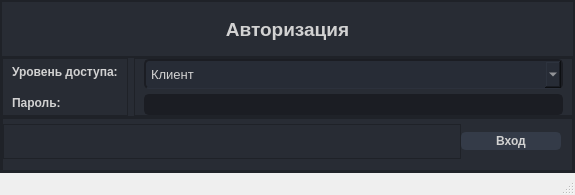
<?xml version="1.0" encoding="UTF-8"?>
<ui version="4.0">
 <class>MainWindow</class>
 <widget class="QMainWindow" name="MainWindow">
  <property name="geometry">
   <rect>
    <x>0</x>
    <y>0</y>
    <width>575</width>
    <height>195</height>
   </rect>
  </property>
  <property name="windowTitle">
   <string>MainWindow</string>
  </property>
  <property name="styleSheet">
   <string notr="true">background-color: rgb(40, 44, 52);
QToolTip {
	color: #ffffff;
	background-color: rgba(27, 29, 35, 160);
	border: 1px solid rgb(40, 40, 40);
	border-radius: 2px;
}</string>
  </property>
  <widget class="QWidget" name="centralwidget">
   <property name="styleSheet">
    <string notr="true">background-color: rgb(40, 44, 52);
color: rgb(210, 210, 210);</string>
   </property>
   <layout class="QVBoxLayout" name="verticalLayout">
    <property name="spacing">
     <number>0</number>
    </property>
    <property name="leftMargin">
     <number>0</number>
    </property>
    <property name="topMargin">
     <number>0</number>
    </property>
    <property name="rightMargin">
     <number>0</number>
    </property>
    <property name="bottomMargin">
     <number>0</number>
    </property>
    <item>
     <widget class="QFrame" name="frame">
      <property name="styleSheet">
       <string notr="true">background-color: rgb(40, 44, 52);

/* LINE EDIT */
QLineEdit {
	background-color: rgb(27, 29, 35);
	border-radius: 5px;
	border: 2px solid rgb(27, 29, 35);
	padding-left: 10px;
}
QLineEdit:hover {
	border: 2px solid rgb(64, 71, 88);
}
QLineEdit:focus {
	border: 2px solid rgb(91, 101, 124);
}

/* SCROLL BARS */
QScrollBar:horizontal {
    border: none;
    background: rgb(52, 59, 72);
    height: 14px;
    margin: 0px 21px 0 21px;
	border-radius: 0px;
}
QScrollBar::handle:horizontal {
    background: rgb(85, 170, 255);
    min-width: 25px;
	border-radius: 7px
}
QScrollBar::add-line:horizontal {
    border: none;
    background: rgb(55, 63, 77);
    width: 20px;
	border-top-right-radius: 7px;
    border-bottom-right-radius: 7px;
    subcontrol-position: right;
    subcontrol-origin: margin;
}
QScrollBar::sub-line:horizontal {
    border: none;
    background: rgb(55, 63, 77);
    width: 20px;
	border-top-left-radius: 7px;
    border-bottom-left-radius: 7px;
    subcontrol-position: left;
    subcontrol-origin: margin;
}
QScrollBar::up-arrow:horizontal, QScrollBar::down-arrow:horizontal
{
     background: none;
}
QScrollBar::add-page:horizontal, QScrollBar::sub-page:horizontal
{
     background: none;
}
 QScrollBar:vertical {
	border: none;
    background: rgb(52, 59, 72);
    width: 14px;
    margin: 21px 0 21px 0;
	border-radius: 0px;
 }
 QScrollBar::handle:vertical {	
	background: rgb(85, 170, 255);
    min-height: 25px;
	border-radius: 7px
 }
 QScrollBar::add-line:vertical {
     border: none;
    background: rgb(55, 63, 77);
     height: 20px;
	border-bottom-left-radius: 7px;
    border-bottom-right-radius: 7px;
     subcontrol-position: bottom;
     subcontrol-origin: margin;
 }
 QScrollBar::sub-line:vertical {
	border: none;
    background: rgb(55, 63, 77);
     height: 20px;
	border-top-left-radius: 7px;
    border-top-right-radius: 7px;
     subcontrol-position: top;
     subcontrol-origin: margin;
 }
 QScrollBar::up-arrow:vertical, QScrollBar::down-arrow:vertical {
     background: none;
 }

 QScrollBar::add-page:vertical, QScrollBar::sub-page:vertical {
     background: none;
 }

/* CHECKBOX */
QCheckBox::indicator {
    border: 3px solid rgb(52, 59, 72);
	width: 15px;
	height: 15px;
	border-radius: 10px;
    background: rgb(44, 49, 60);
}
QCheckBox::indicator:hover {
    border: 3px solid rgb(58, 66, 81);
}
QCheckBox::indicator:checked {
    background: 3px solid rgb(52, 59, 72);
	border: 3px solid rgb(52, 59, 72);	
	background-image: url(:/16x16/icons/16x16/cil-check-alt.png);
}

/* RADIO BUTTON */
QRadioButton::indicator {
    border: 3px solid rgb(52, 59, 72);
	width: 15px;
	height: 15px;
	border-radius: 10px;
    background: rgb(44, 49, 60);
}
QRadioButton::indicator:hover {
    border: 3px solid rgb(58, 66, 81);
}
QRadioButton::indicator:checked {
    background: 3px solid rgb(94, 106, 130);
	border: 3px solid rgb(52, 59, 72);	
}

/* COMBOBOX */
QComboBox{
	background-color: rgb(27, 29, 35);
	border-radius: 5px;
	border: 2px solid rgb(27, 29, 35);
	padding: 5px;
	padding-left: 10px;
}
QComboBox:hover{
	border: 2px solid rgb(64, 71, 88);
}
QComboBox::drop-down {
	subcontrol-origin: padding;
	subcontrol-position: top right;
	width: 25px; 
	border-left-width: 3px;
	border-left-color: rgba(39, 44, 54, 150);
	border-left-style: solid;
	border-top-right-radius: 3px;
	border-bottom-right-radius: 3px;	
	background-image: url(:/16x16/icons/16x16/cil-arrow-bottom.png);
	background-position: center;
	background-repeat: no-reperat;
 }
QComboBox QAbstractItemView {
	color: rgb(85, 170, 255);	
	background-color: rgb(27, 29, 35);
	padding: 10px;
	selection-background-color: rgb(39, 44, 54);
}

/* SLIDERS */
QSlider::groove:horizontal {
    border-radius: 9px;
    height: 18px;
	margin: 0px;
	background-color: rgb(52, 59, 72);
}
QSlider::groove:horizontal:hover {
	background-color: rgb(55, 62, 76);
}
QSlider::handle:horizontal {
    background-color: rgb(85, 170, 255);
    border: none;
    height: 18px;
    width: 18px;
    margin: 0px;
	border-radius: 9px;
}
QSlider::handle:horizontal:hover {
    background-color: rgb(105, 180, 255);
}
QSlider::handle:horizontal:pressed {
    background-color: rgb(65, 130, 195);
}

QSlider::groove:vertical {
    border-radius: 9px;
    width: 18px;
    margin: 0px;
	background-color: rgb(52, 59, 72);
}
QSlider::groove:vertical:hover {
	background-color: rgb(55, 62, 76);
}
QSlider::handle:vertical {
    background-color: rgb(85, 170, 255);
	border: none;
    height: 18px;
    width: 18px;
    margin: 0px;
	border-radius: 9px;
}
QSlider::handle:vertical:hover {
    background-color: rgb(105, 180, 255);
}
QSlider::handle:vertical:pressed {
    background-color: rgb(65, 130, 195);
}

</string>
      </property>
      <property name="frameShape">
       <enum>QFrame::StyledPanel</enum>
      </property>
      <property name="frameShadow">
       <enum>QFrame::Raised</enum>
      </property>
      <layout class="QVBoxLayout" name="verticalLayout_2">
       <property name="spacing">
        <number>0</number>
       </property>
       <property name="leftMargin">
        <number>0</number>
       </property>
       <property name="topMargin">
        <number>0</number>
       </property>
       <property name="rightMargin">
        <number>0</number>
       </property>
       <property name="bottomMargin">
        <number>0</number>
       </property>
       <item>
        <widget class="QFrame" name="frame_2">
         <property name="styleSheet">
          <string notr="true">background-color: rgb(40, 44, 52);</string>
         </property>
         <property name="frameShape">
          <enum>QFrame::StyledPanel</enum>
         </property>
         <property name="frameShadow">
          <enum>QFrame::Raised</enum>
         </property>
         <layout class="QVBoxLayout" name="verticalLayout_3">
          <property name="leftMargin">
           <number>0</number>
          </property>
          <property name="topMargin">
           <number>0</number>
          </property>
          <property name="rightMargin">
           <number>0</number>
          </property>
          <property name="bottomMargin">
           <number>0</number>
          </property>
          <item>
           <widget class="QLabel" name="label">
            <property name="font">
             <font>
              <pointsize>14</pointsize>
              <weight>75</weight>
              <bold>true</bold>
             </font>
            </property>
            <property name="text">
             <string>Авторизация</string>
            </property>
            <property name="alignment">
             <set>Qt::AlignCenter</set>
            </property>
           </widget>
          </item>
         </layout>
        </widget>
       </item>
       <item>
        <widget class="QFrame" name="frame_3">
         <property name="frameShape">
          <enum>QFrame::StyledPanel</enum>
         </property>
         <property name="frameShadow">
          <enum>QFrame::Raised</enum>
         </property>
         <layout class="QHBoxLayout" name="horizontalLayout">
          <property name="leftMargin">
           <number>0</number>
          </property>
          <property name="topMargin">
           <number>0</number>
          </property>
          <property name="rightMargin">
           <number>0</number>
          </property>
          <property name="bottomMargin">
           <number>0</number>
          </property>
          <item>
           <widget class="QFrame" name="frame_4">
            <property name="frameShape">
             <enum>QFrame::StyledPanel</enum>
            </property>
            <property name="frameShadow">
             <enum>QFrame::Raised</enum>
            </property>
            <layout class="QVBoxLayout" name="verticalLayout_4">
             <property name="spacing">
              <number>5</number>
             </property>
             <property name="topMargin">
              <number>0</number>
             </property>
             <property name="bottomMargin">
              <number>0</number>
             </property>
             <item>
              <widget class="QLabel" name="label_2">
               <property name="font">
                <font>
                 <pointsize>9</pointsize>
                 <weight>75</weight>
                 <bold>true</bold>
                </font>
               </property>
               <property name="text">
                <string>Уровень доступа:</string>
               </property>
              </widget>
             </item>
             <item>
              <widget class="QLabel" name="label_3">
               <property name="font">
                <font>
                 <pointsize>9</pointsize>
                 <weight>75</weight>
                 <bold>true</bold>
                </font>
               </property>
               <property name="text">
                <string>Пароль:</string>
               </property>
              </widget>
             </item>
            </layout>
           </widget>
          </item>
          <item>
           <widget class="QFrame" name="frame_5">
            <property name="frameShape">
             <enum>QFrame::StyledPanel</enum>
            </property>
            <property name="frameShadow">
             <enum>QFrame::Raised</enum>
            </property>
            <layout class="QVBoxLayout" name="verticalLayout_5">
             <property name="spacing">
              <number>5</number>
             </property>
             <property name="topMargin">
              <number>0</number>
             </property>
             <property name="bottomMargin">
              <number>0</number>
             </property>
             <item>
              <widget class="QComboBox" name="comboBox">
               <property name="font">
                <font>
                 <pointsize>10</pointsize>
                </font>
               </property>
               <property name="styleSheet">
                <string notr="true">QComboBox {	
	background-color: rgb(39, 44, 54);
	padding: 5px;
	border-radius: 5px;
	gridline-color: rgb(44, 49, 60);
	border-bottom: 1px solid rgb(44, 49, 60);
}
QComboBox::section{	
	background-color: rgb(39, 44, 54);
	padding: 10px;
	border-radius: 5px;
	gridline-color: rgb(44, 49, 60);
	border-bottom: 1px solid rgb(44, 49, 60);
}
QComboBox::item{
	border-color: rgb(44, 49, 60);
	padding-left: 5px;
	padding-right: 5px;
	gridline-color: rgb(44, 49, 60);
}
QComboBox::title{
	border-color: rgb(44, 49, 60);
	padding-left: 5px;
	padding-right: 5px;
	gridline-color: rgb(44, 49, 60);
}
QComboBox::item:selected{
	background-color: rgb(85, 170, 255);
}
QComboBox::horizontalHeader {	
	background-color: rgb(81, 255, 0);
}

QComboBox:hover{
	border: 2px solid rgb(64, 71, 88);
}
QComboBox::drop-down {
	subcontrol-origin: padding;
	subcontrol-position: top right;
	width: 25px; 
	border-left-width: 3px;
	border-left-color: rgba(39, 44, 54, 150);
	border-left-style: solid;
	border-top-right-radius: 3px;
	border-bottom-right-radius: 3px;	
	background-image: url(:/16x16/icons/16x16/cil-arrow-bottom.png);
	background-position: center;
	background-repeat: no-reperat;
 }
QComboBox QAbstractItemView {
	color: rgb(85, 170, 255);	
	background-color: rgb(27, 29, 35);
	padding: 10px;
	selection-background-color: rgb(39, 44, 54);
}

</string>
               </property>
               <item>
                <property name="text">
                 <string>Клиент</string>
                </property>
               </item>
               <item>
                <property name="text">
                 <string>Администратор</string>
                </property>
               </item>
              </widget>
             </item>
             <item>
              <widget class="QLineEdit" name="lineEdit">
               <property name="font">
                <font>
                 <pointsize>10</pointsize>
                </font>
               </property>
               <property name="styleSheet">
                <string notr="true">QLineEdit {
	background-color: rgb(27, 29, 35);
	border-radius: 5px;
	border: 2px solid rgb(27, 29, 35);
	padding-left: 10px;
}
QLineEdit:hover {
	border: 2px solid rgb(64, 71, 88);
}
QLineEdit:focus {
	border: 2px solid rgb(91, 101, 124);
}</string>
               </property>
              </widget>
             </item>
            </layout>
           </widget>
          </item>
         </layout>
        </widget>
       </item>
       <item>
        <widget class="QFrame" name="frame_6">
         <property name="frameShape">
          <enum>QFrame::StyledPanel</enum>
         </property>
         <property name="frameShadow">
          <enum>QFrame::Raised</enum>
         </property>
         <layout class="QHBoxLayout" name="horizontalLayout_2">
          <property name="leftMargin">
           <number>0</number>
          </property>
          <property name="topMargin">
           <number>0</number>
          </property>
          <property name="rightMargin">
           <number>0</number>
          </property>
          <property name="bottomMargin">
           <number>0</number>
          </property>
          <item>
           <widget class="QFrame" name="frame_8">
            <property name="frameShape">
             <enum>QFrame::StyledPanel</enum>
            </property>
            <property name="frameShadow">
             <enum>QFrame::Raised</enum>
            </property>
            <layout class="QHBoxLayout" name="horizontalLayout_3">
             <property name="spacing">
              <number>0</number>
             </property>
             <property name="leftMargin">
              <number>0</number>
             </property>
             <property name="topMargin">
              <number>5</number>
             </property>
             <property name="rightMargin">
              <number>11</number>
             </property>
             <property name="bottomMargin">
              <number>11</number>
             </property>
             <item>
              <widget class="QFrame" name="frame_7">
               <property name="frameShape">
                <enum>QFrame::StyledPanel</enum>
               </property>
               <property name="frameShadow">
                <enum>QFrame::Raised</enum>
               </property>
              </widget>
             </item>
             <item>
              <widget class="QPushButton" name="pushButton">
               <property name="maximumSize">
                <size>
                 <width>100</width>
                 <height>16777215</height>
                </size>
               </property>
               <property name="font">
                <font>
                 <pointsize>9</pointsize>
                 <weight>75</weight>
                 <bold>true</bold>
                </font>
               </property>
               <property name="styleSheet">
                <string notr="true">QPushButton {
	border: 2px solid rgb(52, 59, 72);
	border-radius: 5px;	
	background-color: rgb(52, 59, 72);
}
QPushButton:hover {
	background-color: rgb(57, 65, 80);
	border: 2px solid rgb(61, 70, 86);
}
QPushButton:pressed {	
	background-color: rgb(35, 40, 49);
	border: 2px solid rgb(43, 50, 61);
}</string>
               </property>
               <property name="text">
                <string>Вход</string>
               </property>
              </widget>
             </item>
            </layout>
           </widget>
          </item>
         </layout>
        </widget>
       </item>
      </layout>
     </widget>
    </item>
   </layout>
  </widget>
  <widget class="QMenuBar" name="menubar">
   <property name="geometry">
    <rect>
     <x>0</x>
     <y>0</y>
     <width>575</width>
     <height>26</height>
    </rect>
   </property>
  </widget>
  <widget class="QStatusBar" name="statusBar"/>
 </widget>
 <resources/>
 <connections/>
</ui>
